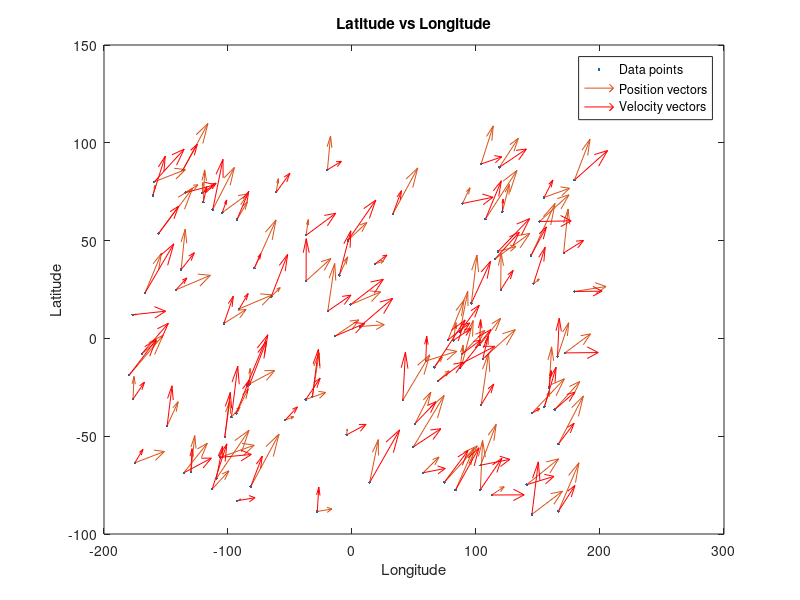
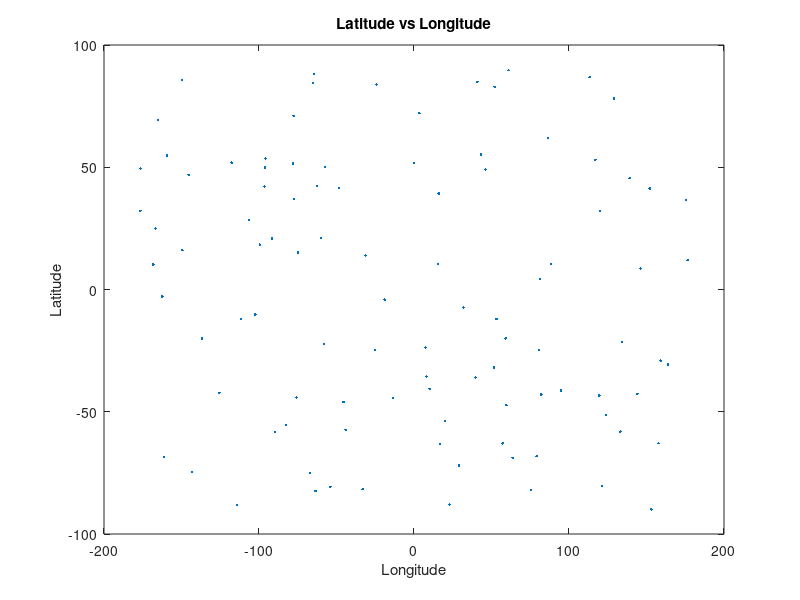

Recreate these plots in MATLAB, in order.
% Create random values for latitude & longitude data, random position & velocity vectors
lat = rand(100, 1) * 180 - 90; % Latitude values ranging from -90 to 90
lon = rand(100, 1) * 360 - 180; % Longitude values ranging from -180 to 180
pos = rand(100, 3); % position vectors
vel = rand(100, 3); % velocity vectors

% Specify the orbital parameters
a = 7500; % Semimajor axis
e = 0; % Eccentricity of circle
i = 98; % Inclination of angle [deg]
RAAN = 0; % Right ascension of the ascending node [deg]
w = 0; % Argument of perigee [deg]
nu = 90; % True anomaly
AOP = 0; % Argument of periapsis [deg]

% 2D plot - latitude and longitude data
figure;
plot(lon, lat, '.')
xlabel('Longitude')
ylabel('Latitude')
title('Latitude vs Longitude')

% Updating position and velocity vectors to the plot
hold on
quiver(lon, lat, pos(:,1), pos(:,2))
quiver(lon, lat, vel(:,1), vel(:,2), 'r')
hold off
legend('Data points', 'Position vectors', 'Velocity vectors')

% Displaying Orbital parameters along with their values
disp('Orbital parameters:')
disp(['Semimajor axis: ', num2str(a), ' km'])
disp(['Eccentricity: ', num2str(e)])
disp(['Inclination: ', num2str(i), ' degrees'])
disp(['Right ascension of the ascending node: ', num2str(RAAN), ' degrees'])
disp(['Argument of perigee: ', num2str(w), ' degrees'])
disp(['True anomaly: ', num2str(nu), ' degrees'])

% Uploading latitude and longitude data
lat = rand(100, 1) * 180 - 90; % Latitude values ranging from -90 to 90
lon = rand(100, 1) * 360 - 180; % Longitude values ranging from -180 to 180

% Plotting 2D plot of the latitude and longitude data
figure;
plot(lon, lat, '.')
xlabel('Longitude')
ylabel('Latitude')
title('Latitude vs Longitude')
